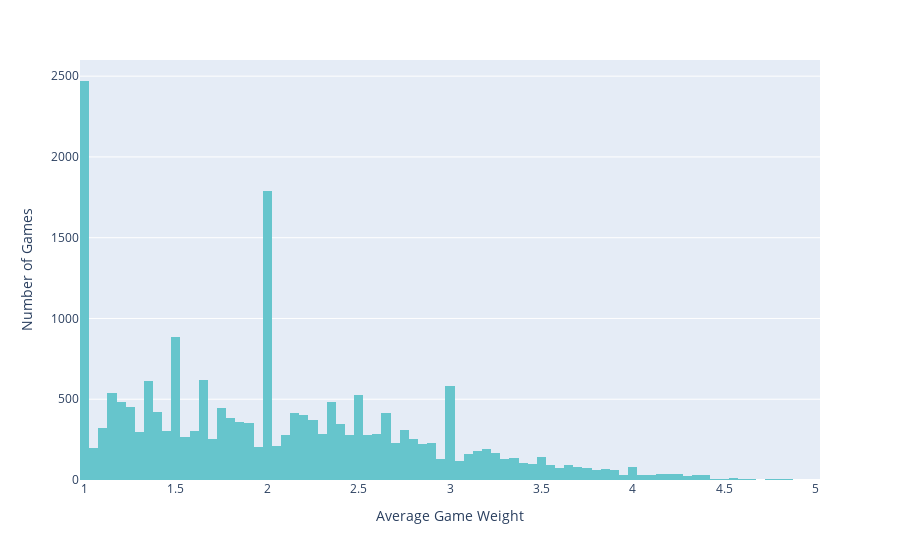

Source (notebook cell):
### Markdown cell above
There are good games in each game weight, however we can see that the less 'weighty' games have a lower values, while no game above 3 is rated below a 5.

### Code cell
fig = px.histogram(modern_boardgames_df, x= 'GameWeight', color_discrete_sequence = color_pallete)

fig.update_layout(
    xaxis_title_text='Average Game Weight', # xaxis label
    yaxis_title_text='Number of Games', # yaxis label
)

fig.show()

### Figure 1 — Plotly figure (JSON) as saved in the notebook; plotly's stock layout.template omitted (floating-point values rounded to 4 significant figures; data arrays with more than 128 entries replaced by an {"elided": "..."} marker saying what was removed)
{"data": [{"alignmentgroup": "True", "bingroup": "x", "hovertemplate": "GameWeight=%{x}<br>count=%{y}<extra></extra>", "legendgroup": "", "marker": {"color": "rgb(102, 197, 204)", "pattern": {"shape": ""}}, "name": "", "offsetgroup": "", "orientation": "v", "showlegend": false, "type": "histogram", "x": {"elided": "20971 float values"}, "xaxis": "x", "yaxis": "y"}], "layout": {"barmode": "relative", "legend": {"tracegroupgap": 0}, "margin": {"t": 60}, "xaxis": {"anchor": "y", "domain": [0, 1], "title": {"text": "Average Game Weight"}}, "yaxis": {"anchor": "x", "domain": [0, 1], "title": {"text": "Number of Games"}}}}
